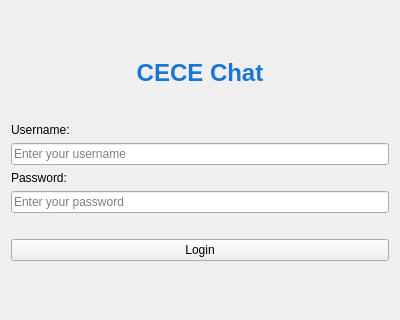
<?xml version="1.0" encoding="UTF-8"?>
<ui version="4.0">
 <class>LoginWindow</class>
 <widget class="QWidget" name="LoginWindow">
  <property name="geometry">
   <rect>
    <x>0</x>
    <y>0</y>
    <width>400</width>
    <height>320</height>
   </rect>
  </property>
  <property name="windowTitle">
   <string>Login - Chat Application</string>
  </property>
  <layout class="QVBoxLayout" name="verticalLayout">
   <item>
    <spacer name="verticalSpacer_2">
     <property name="orientation">
      <enum>Qt::Vertical</enum>
     </property>
     <property name="sizeHint" stdset="0">
      <size>
       <width>20</width>
       <height>40</height>
      </size>
     </property>
    </spacer>
   </item>
   <item>
    <widget class="QLabel" name="lblTitle">
     <property name="text">
      <string>&lt;html&gt;&lt;head/&gt;&lt;body&gt;&lt;p align=&quot;center&quot;&gt;&lt;span style=&quot;font-size:18pt; font-weight:600; color:#1976D2;&quot;&gt;CECE Chat&lt;/span&gt;&lt;/p&gt;&lt;/body&gt;&lt;/html&gt;</string>
     </property>
     <property name="alignment">
      <set>Qt::AlignCenter</set>
     </property>
    </widget>
   </item>
   <item>
    <spacer name="verticalSpacer">
     <property name="orientation">
      <enum>Qt::Vertical</enum>
     </property>
     <property name="sizeType">
      <enum>QSizePolicy::Fixed</enum>
     </property>
     <property name="sizeHint" stdset="0">
      <size>
       <width>20</width>
       <height>30</height>
      </size>
     </property>
    </spacer>
   </item>
   <item>
    <widget class="QLabel" name="lblUsername">
     <property name="text">
      <string>Username:</string>
     </property>
    </widget>
   </item>
   <item>
    <widget class="QLineEdit" name="txtUsername">
     <property name="placeholderText">
      <string>Enter your username</string>
     </property>
    </widget>
   </item>
   <item>
    <widget class="QLabel" name="lblPassword">
     <property name="text">
      <string>Password:</string>
     </property>
    </widget>
   </item>
   <item>
    <widget class="QLineEdit" name="txtPassword">
     <property name="echoMode">
      <enum>QLineEdit::Password</enum>
     </property>
     <property name="placeholderText">
      <string>Enter your password</string>
     </property>
    </widget>
   </item>
   <item>
    <widget class="QLabel" name="lblStatus">
     <property name="text">
      <string/>
     </property>
     <property name="alignment">
      <set>Qt::AlignCenter</set>
     </property>
    </widget>
   </item>
   <item>
    <widget class="QPushButton" name="btnLogin">
     <property name="text">
      <string>Login</string>
     </property>
     <property name="minimumHeight">
      <number>45</number>
     </property>
    </widget>
   </item>
   <item>
    <spacer name="verticalSpacer_3">
     <property name="orientation">
      <enum>Qt::Vertical</enum>
     </property>
     <property name="sizeHint" stdset="0">
      <size>
       <width>20</width>
       <height>40</height>
      </size>
     </property>
    </spacer>
   </item>
  </layout>
 </widget>
 <resources/>
 <connections/>
</ui>
